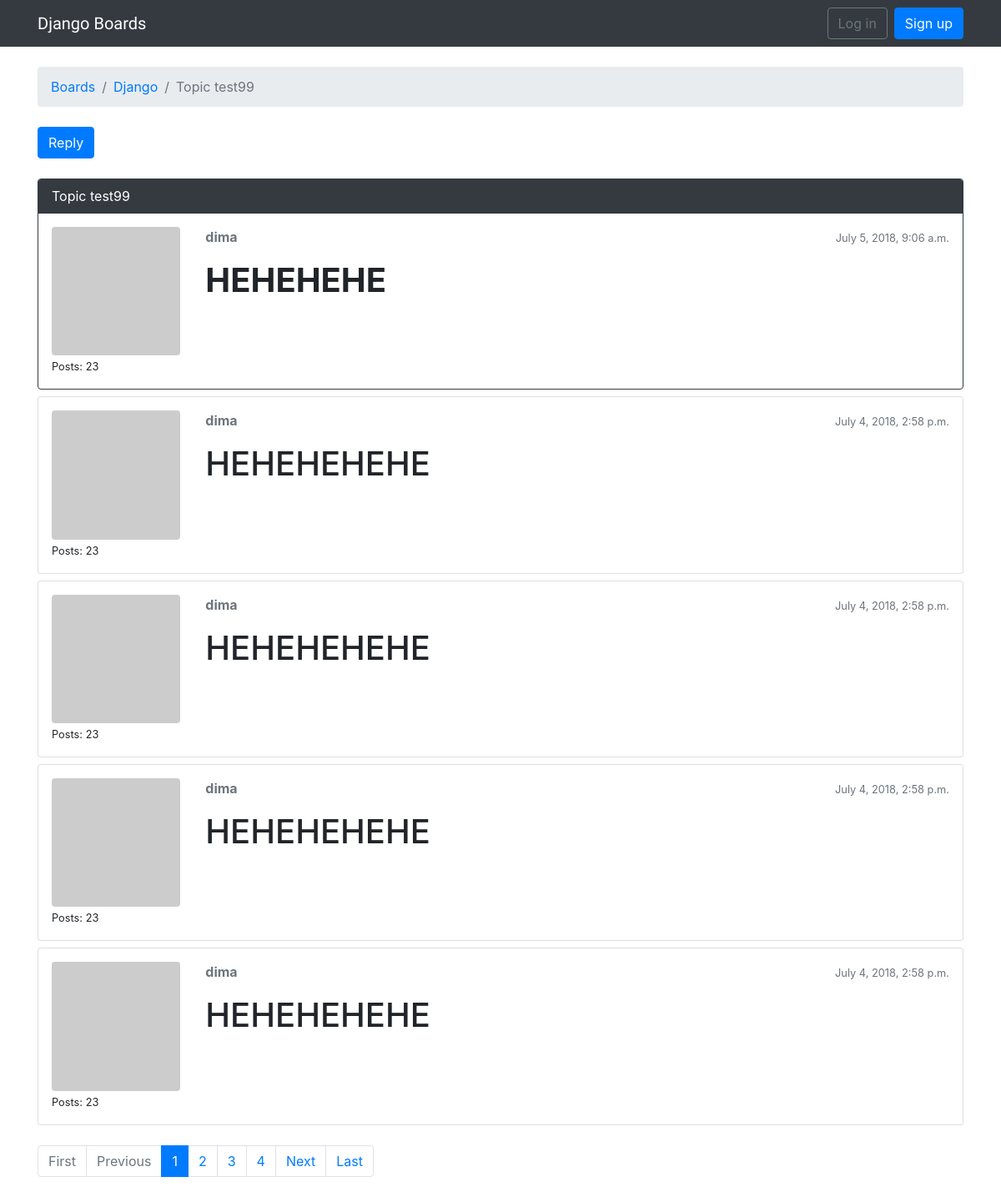
The page /boards/1/topics/105/ on the database its author committed.
### boards/models.py (models this page shows, shortened)
class Topic(models.Model):
    subject = models.CharField(max_length=255)
    last_updated = models.DateTimeField(auto_now_add=True)
    board = models.ForeignKey(Board, related_name='topics', on_delete=models.CASCADE)
    starter = models.ForeignKey(User, related_name='topics', on_delete=models.CASCADE)
    views = models.PositiveIntegerField(default=0)

class Board(models.Model):
    name = models.CharField(max_length=30, unique=True)
    description = models.CharField(max_length=100)

class Post(models.Model):
    message = models.TextField(max_length=400)
    topic = models.ForeignKey(Topic, related_name='posts', on_delete=models.CASCADE)
    created_at = models.DateTimeField(auto_now_add=True)
    updated_at = models.DateTimeField(null=True)
    created_by = models.ForeignKey(User, related_name='posts', on_delete=models.CASCADE)
    updated_by = models.ForeignKey(User, null=True, related_name='+', on_delete=models.CASCADE)
    def get_message_as_markdown(self):
        return mark_safe(markdown(self.message, safe_mode='escape'))

### boards/views.py (the view)
# urls.py: url(r'^boards/(?P<pk>\d+)/topics/(?P<topic_pk>\d+)/$', views.PostListView.as_view(), name='topic_posts'),
class PostListView(ListView):
    model = Post
    context_object_name = 'posts'
    template_name = 'topic_posts.html'
    paginate_by = 5
    def get_context_data(self, **kwargs):
        session_key = 'viewed_topic_{}'.format(self.topic.pk)
        if not self.request.session.get(session_key, False):
            self.topic.views += 1
            self.topic.save()
            self.request.session[session_key] = True
        kwargs['topic'] = self.topic
        return super().get_context_data(**kwargs)
    def get_queryset(self):
        self.topic = get_object_or_404(Topic, board__pk=self.kwargs.get('pk'), pk=self.kwargs.get('topic_pk'))
        queryset = self.topic.posts.order_by('-created_at')
        return queryset

### boards/templatetags/gravatar.py (called while the page is built)
@register.filter
def gravatar(user):
    email = user.email.lower().encode('utf-8')
    default = 'mm'
    size = 256
    url = 'https://www.gravatar.com/avatar/{md5}?{params}'.format(
        md5=hashlib.md5(email).hexdigest(),
        params=urlencode({'d': default, 's': str(size)})
    )
    return url

### templates/topic_posts.html (shortened to what this page needs)
{% extends 'base.html' %}
{% load static %}
{% load gravatar %}
{% block breadcrumb %}
    <li class="breadcrumb-item"><a href="{% url 'home' %}">Boards</a></li>
    <li class="breadcrumb-item"><a href="{% url 'board_topics' topic.board.pk %}">{{ topic.board.name }}</a></li>
    <li class="breadcrumb-item active">{{ topic.subject }}</li>
{% endblock %}
{% block content %}
    <div class="mb-4">
        <a href="{% url 'reply_topic' topic.board.pk topic.pk %}" class="btn btn-primary" role="button">Reply</a>
    </div>
    {% for post in posts %}
        <div id="{{ post.pk }}" class="card {% if forloop.last %}mb-4{% else %}mb-2{% endif %} {% if forloop.first %}border-dark{% endif %}">
            {% if forloop.first %}
                <div class="card-header text-white bg-dark py-2 px-3">{{ topic.subject }}</div>
            {% endif %}
            <div class="card-body p-3">
                <div class="row">
                    <div class="col-2">
                        <img src="{{ post.created_by|gravatar }}" alt="{{ post.created_by.username }}"
                             class="w-100 rounded">
                        <small>Posts: {{ post.created_by.posts.count }}</small>
                    </div>
                    <div class="col-10">
                        <div class="row mb-3">
                            <div class="col-6">
                                <strong class="text-muted">{{ post.created_by.username }}</strong>
                            </div>
                            <div class="col-6 text-right">
                                <small class="text-muted">{{ post.created_at }}</small>
                            </div>
                        </div>
                        {{ post.get_message_as_markdown }}
                    </div>
                </div>
            </div>
        </div>
    {% endfor %}
    {% include 'includes/pagination.html' %}
{% endblock %}

### templates/base.html (shortened to what this page needs)
{% load static %}<!DOCTYPE html>
<html lang="en">
<head>
    <link rel="stylesheet" href="{% static 'css/bootstrap.min.css' %}">
    <link rel="stylesheet" href="{% static 'css/app.css' %}">
</head>
<body>
{% block body %}
    <nav class="navbar navbar-expand-sm navbar-dark bg-dark">
        <div class="container">
            <a class="navbar-brand" href="{% url 'home' %}">Django Boards</a>
            <div class="collapse navbar-collapse" id="mainMenu">
                {% if user.is_authenticated %}
                    <ul class="navbar-nav ml-auto">
                        <li class="nav-item dropdown">
                            <a class="nav-link dropdown-toggle" href="#" id="userMenu" data-toggle="dropdown"
                               aria-haspopup="true" aria-expanded="false">
                                {{ user.username }}
                            </a>
                            <div class="dropdown-menu dropdown-menu-right" aria-labelledby="userMenu">
                                <a class="dropdown-item" href="{% url 'my_account' %}">My account</a>
                                <a class="dropdown-item" href="{% url 'password_change' %}">Change password</a>
                                <div class="dropdown-divider"></div>
                                <a class="dropdown-item" href="{% url 'logout' %}">Log out</a>
                            </div>
                        </li>
                    </ul>
                {% else %}
                    <form class="form-inline ml-auto">
                        <a href="{% url 'login' %}" class="btn btn-outline-secondary">Log in</a>
                        <a href="{% url 'signup' %}" class="btn btn-primary ml-2">Sign up</a>
                    </form>
                {% endif %}
            </div>
        </div>
    </nav>
    <div class="container">
        <ol class="breadcrumb my-4">
            {% block breadcrumb %}
            {% endblock %}
        </ol>
        {% block content %}
        {% endblock %}
    </div>
{% endblock body %}
</body>
</html>

### templates/includes/pagination.html (shortened to what this page needs)
{% if is_paginated %}
    <nav aria-label="Topics pagination" class="mb-4">
        <ul class="pagination">
            {% if page_obj.number > 1 %}
                <li class="page-item">
                    <a class="page-link" href="?page=1">First</a>
                </li>
            {% else %}
                <li class="page-item disabled">
                    <span class="page-link">First</span>
                </li>
            {% endif %}
            {% if page_obj.has_previous %}
                <li class="page-item">
                    <a class="page-link" href="?page={{ page_obj.previous_page_number }}">Previous</a>
                </li>
            {% else %}
                <li class="page-item disabled">
                    <span class="page-link">Previous</span>
                </li>
            {% endif %}
            {% for page_num in paginator.page_range %}
                {% if page_obj.number == page_num %}
                    <li class="page-item active">
            <span class="page-link">
              {{ page_num }}
            </span>
                    </li>
                {% else %}
                    <li class="page-item">
                        <a class="page-link" href="?page={{ page_num }}">{{ page_num }}</a>
                    </li>
                {% endif %}
            {% endfor %}
            {% if page_obj.has_next %}
                <li class="page-item">
                    <a class="page-link" href="?page={{ page_obj.next_page_number }}">Next</a>
                </li>
            {% else %}
                <li class="page-item disabled">
                    <span class="page-link">Next</span>
                </li>
            {% endif %}
            {% if page_obj.number != paginator.num_pages %}
                <li class="page-item">
                    <a class="page-link" href="?page={{ paginator.num_pages }}">Last</a>
                </li>
            {% else %}
                <li class="page-item disabled">
                    <span class="page-link">Last</span>
                </li>
            {% endif %}
        </ul>
    </nav>
{% endif %}

### static/css/app.css (style rules this page uses)
.navbar-brand { font-family: 'Oswald', sans-serif; }

### rows shown on the page
Topic: board.name "Django", subject "Topic test99"
Post: created_by.posts.count "23", created_by.username "dima", created_at "July 5, 2018, 9:06 a.m.", get_message_as_markdown "HEHEHEHE"
Post: created_by.posts.count "23", created_by.username "dima", created_at "July 4, 2018, 2:58 p.m.", get_message_as_markdown "HEHEHEHEHE"
Post: created_by.posts.count "23", created_by.username "dima", created_at "July 4, 2018, 2:58 p.m.", get_message_as_markdown "HEHEHEHEHE"
Post: created_by.posts.count "23", created_by.username "dima", created_at "July 4, 2018, 2:58 p.m.", get_message_as_markdown "HEHEHEHEHE"
Post: created_by.posts.count "23", created_by.username "dima", created_at "July 4, 2018, 2:58 p.m.", get_message_as_markdown "HEHEHEHEHE"

### other values the page prints
{{ page_num }} "1"
{{ page_num }} "2" "3" "4"
